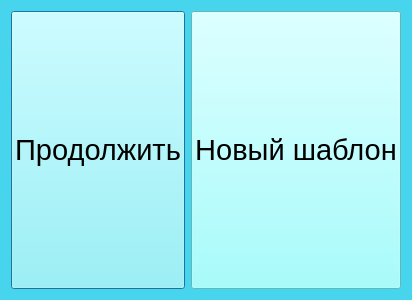
<?xml version="1.0" encoding="UTF-8"?>
<ui version="4.0">
 <class>quest</class>
 <widget class="QDialog" name="quest">
  <property name="geometry">
   <rect>
    <x>0</x>
    <y>0</y>
    <width>400</width>
    <height>300</height>
   </rect>
  </property>
  <property name="windowTitle">
   <string>Dialog</string>
  </property>
  <property name="styleSheet">
   <string notr="true">background-color: rgba(71,213,237,255)</string>
  </property>
  <layout class="QGridLayout" name="gridLayout_2">
   <item row="0" column="0">
    <widget class="QPushButton" name="pushButton_2">
     <property name="sizePolicy">
      <sizepolicy hsizetype="Expanding" vsizetype="Expanding">
       <horstretch>0</horstretch>
       <verstretch>0</verstretch>
      </sizepolicy>
     </property>
     <property name="font">
      <font>
       <pointsize>22</pointsize>
      </font>
     </property>
     <property name="styleSheet">
      <string notr="true">background-color: rgb(141, 255, 255);</string>
     </property>
     <property name="text">
      <string>Продолжить</string>
     </property>
    </widget>
   </item>
   <item row="0" column="1">
    <widget class="QPushButton" name="pushButton">
     <property name="sizePolicy">
      <sizepolicy hsizetype="Expanding" vsizetype="Expanding">
       <horstretch>0</horstretch>
       <verstretch>0</verstretch>
      </sizepolicy>
     </property>
     <property name="font">
      <font>
       <pointsize>22</pointsize>
      </font>
     </property>
     <property name="styleSheet">
      <string notr="true">background-color: rgb(141, 255, 255);</string>
     </property>
     <property name="text">
      <string>Новый шаблон</string>
     </property>
    </widget>
   </item>
  </layout>
 </widget>
 <resources/>
 <connections/>
</ui>
